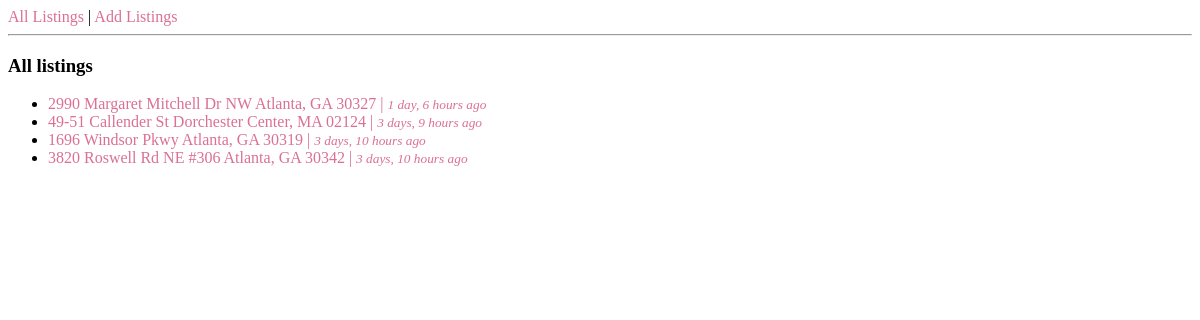
Before: / with the older database file.
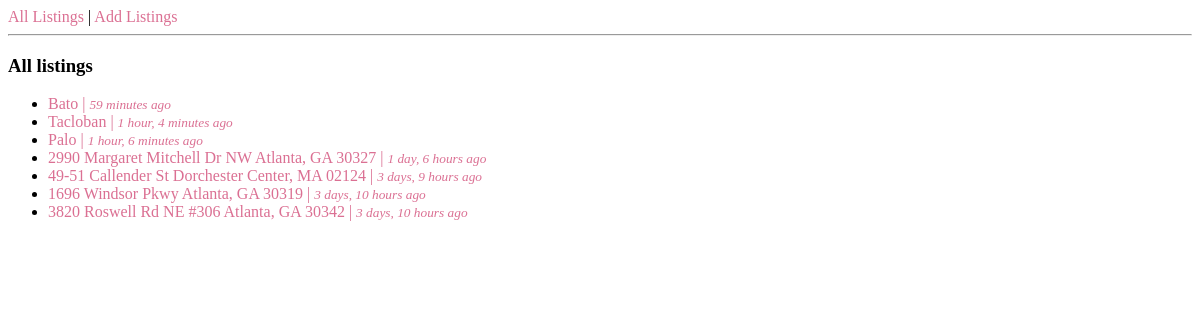
After: the same page with the newer database file.
### listing/models.py (models this page shows, shortened)
class Listing(models.Model):
    address = models.CharField(max_length=100)
    price = models.IntegerField()
    beds = models.IntegerField()
    baths = models.IntegerField()
    sqrt = models.IntegerField()
    image = models.ImageField()
    created_at = models.DateTimeField(auto_now_add=True)
    description = models.TextField(blank=True)
    class Meta:
        ordering = ('-created_at', )

### listing/views.py (the view)
# urls.py: path('', views.listings, name='all-listings'),
def listings(request):
    listings = Listing.objects.all()
    return render(request, 'listings.html', {'listings': listings})

### templates/listings.html (shortened to what this page needs)
{% extends 'base.html' %}
{% block content %}
<h3>All listings</h3>
<ul>
    {% for listing in listings %}
        <li>
            <a href="{% url 'retrieve' listing.pk %}">
                {{listing.address}}
                <span>|</span>
                <small><em>{{listing.created_at|timesince}} ago</em></small>
            </a>
        </li>
    {% endfor %}
</ul>
{% endblock %}

### templates/base.html (shortened to what this page needs)
<!DOCTYPE html>
<html lang="en">
<head>
</head>
<body>
    <nav>
        <a href="{% url 'all-listings' %}">All Listings</a>
        <span>|</span>
        <a href="{% url 'create' %}">Add Listings</a>
    </nav>
    <hr>
    {% block content %}
    {% endblock %}
</body>
</html>

### templates/base.html (style rules this page uses)
a { color: palevioletred; text-decoration: none; }

Changed rows visible on the page:
added Listing: address "Bato", created_at "59 minutes"
added Listing: address "Tacloban", created_at "1 hour, 4 minutes"
added Listing: address "Palo", created_at "1 hour, 6 minutes"
